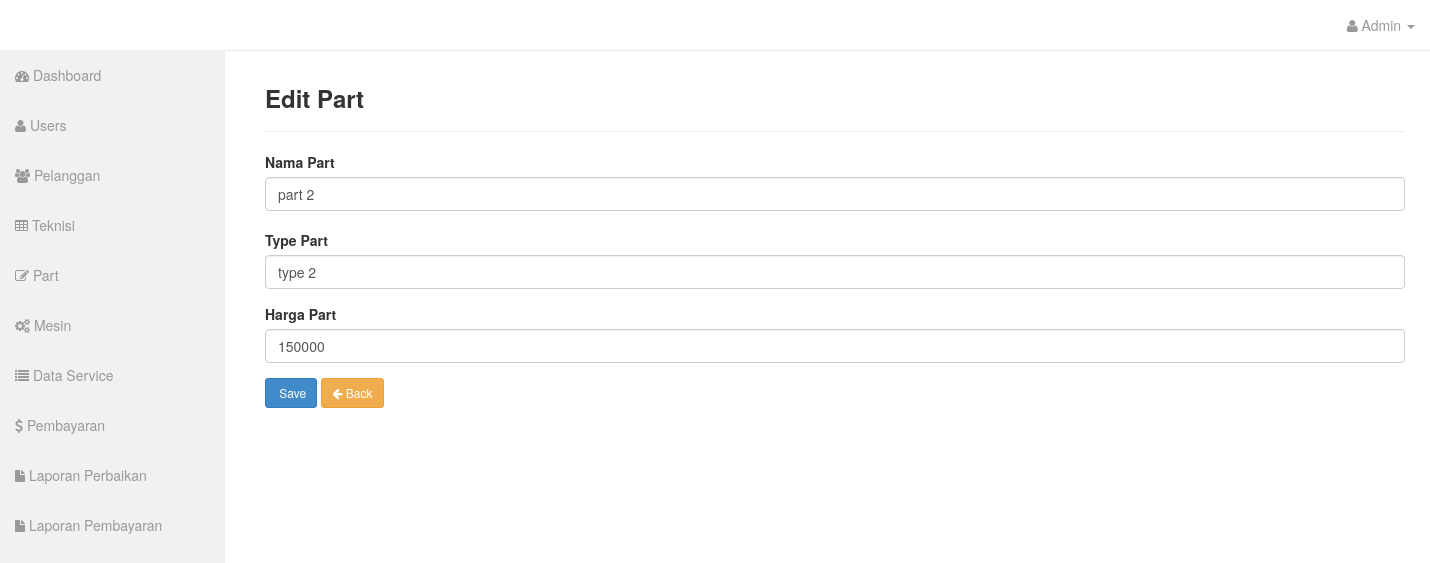
Screenshot of /admin/?hal=ubahpart&id=2 (signed in) with the database file from the repository.
### tables this page shows
CREATE TABLE `part` (
  `id_part` int(11) NOT NULL,
  `nama_part` varchar(30) NOT NULL,
  `type_part` varchar(20) NOT NULL,
  `harga_part` int(15) NOT NULL
);

### admin/class/crud.php (called while the page is built, shortened)
<?php
class Part{
    public function ambilpart($koneksi,$id){
        $qry = $koneksi->query("SELECT * FROM part WHERE id_part='$id'");
        $pecah = $qry->fetch_array();
        return $pecah;
    }
}
$part = new Part();
?>

### admin/views/aksi/ubahpart.php (the view, shortened to what this page needs)
<div class="container">
<div class="row">
        <div class="col-md-12 offset-md-4">
            <div class="box">
                        <div class="box-header">
                            <h3 class="box-title" style="font-weight: bold;"> Edit Part</h3>
                        </div>
                        <hr />
                        <div class="box-body">
                            <?php
                            $row = $part->ambilpart($koneksi,$_GET['id']);
                            ?>
                            <form action="" id="forminput" method="post" enctype="multipart/form-data">
                            <div class="form-group">
                                <label for="namapart">Nama Part</label>
                                <input type="text" id="namapart" name="namapart" value="<?= $row[1] ?>" class="form-control" placeholder="Nama Part" required="">
                                <div id="showresult" style="padding-top:4px; padding-bottom:0;"></div>
                            </div>
                            <div class="form-group">
                                <label for="typepart">Type Part</label>
                                <input type="text" id="typepart" name="typepart" value="<?= $row[2] ?>" class="form-control" placeholder="Type Part" required="">
                            </div>
                            <div class="form-group">
                                <label for="hrgpart">Harga Part</label>
                                <input type="number" id="hrgpart" name="hrgpart" value="<?= $row[3] ?>" class="form-control" placeholder="Harga" required>
                            </div>
                                <button id="formbtn" class="btn btn-primary btn-sm" name="save"><i class="fa fa-paper-plane"></i> Save</button>
                                <a href="?hal=part" class="btn btn-warning btn-group-sm btn-sm"><i class="fa fa-arrow-left"></i> Back</a>
                            </form>
                        </div>
                    </div>
                </div>
            </div>
        </div>

### rows the page displays
part: namapart "part 2", typepart "type 2", hrgpart "150000"

### other values shown
$_SESSION['adm']['username'] "Admin"
